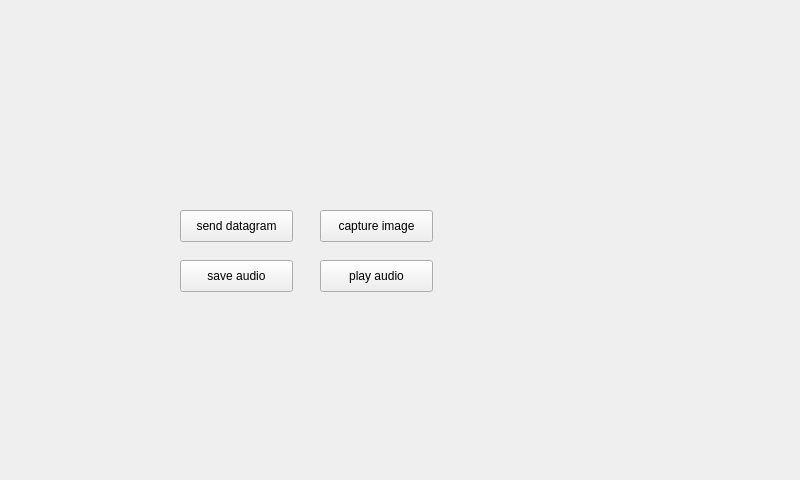
<?xml version="1.0" encoding="UTF-8"?>
<ui version="4.0">
 <class>MainWindow</class>
 <widget class="QMainWindow" name="MainWindow">
  <property name="geometry">
   <rect>
    <x>0</x>
    <y>0</y>
    <width>800</width>
    <height>480</height>
   </rect>
  </property>
  <property name="windowTitle">
   <string>MainWindow</string>
  </property>
  <widget class="QWidget" name="centralWidget">
   <widget class="QPushButton" name="sendButton">
    <property name="geometry">
     <rect>
      <x>180</x>
      <y>210</y>
      <width>113</width>
      <height>32</height>
     </rect>
    </property>
    <property name="text">
     <string>send datagram</string>
    </property>
   </widget>
   <widget class="Camera" name="myViewfinder" native="true">
    <property name="geometry">
     <rect>
      <x>40</x>
      <y>30</y>
      <width>611</width>
      <height>161</height>
     </rect>
    </property>
   </widget>
   <widget class="QPushButton" name="captureImageButton">
    <property name="geometry">
     <rect>
      <x>320</x>
      <y>210</y>
      <width>113</width>
      <height>32</height>
     </rect>
    </property>
    <property name="text">
     <string>capture image</string>
    </property>
   </widget>
   <widget class="QLabel" name="label1">
    <property name="geometry">
     <rect>
      <x>19</x>
      <y>245</y>
      <width>151</width>
      <height>101</height>
     </rect>
    </property>
    <property name="text">
     <string/>
    </property>
   </widget>
   <widget class="QLabel" name="label2">
    <property name="geometry">
     <rect>
      <x>460</x>
      <y>230</y>
      <width>191</width>
      <height>101</height>
     </rect>
    </property>
    <property name="text">
     <string/>
    </property>
   </widget>
   <widget class="QPushButton" name="saveAudioButton">
    <property name="geometry">
     <rect>
      <x>180</x>
      <y>260</y>
      <width>113</width>
      <height>32</height>
     </rect>
    </property>
    <property name="text">
     <string>save audio</string>
    </property>
   </widget>
   <widget class="QPushButton" name="playAudioButton">
    <property name="geometry">
     <rect>
      <x>320</x>
      <y>260</y>
      <width>113</width>
      <height>32</height>
     </rect>
    </property>
    <property name="text">
     <string>play audio</string>
    </property>
   </widget>
  </widget>
 </widget>
 <layoutdefault spacing="6" margin="11"/>
 <customwidgets>
  <customwidget>
   <class>Camera</class>
   <extends>QWidget</extends>
   <header>camera.h</header>
   <container>1</container>
  </customwidget>
 </customwidgets>
 <resources/>
 <connections/>
</ui>
